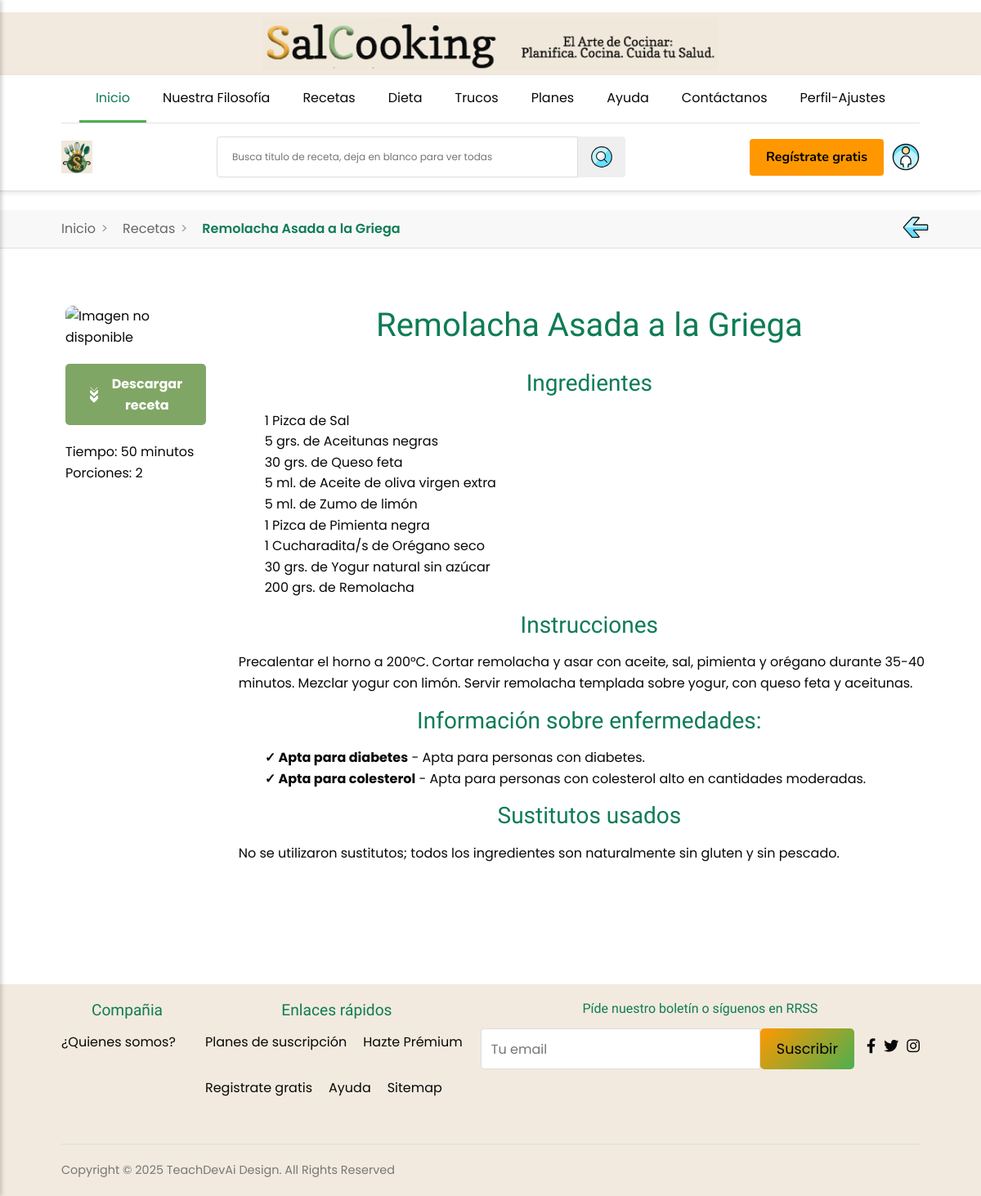
/index.php?page=detalle-receta&id=213, run on the app's committed database.
### tables this page shows
CREATE TABLE `recetas` (
  `id` int(11) NOT NULL,
  `nombre` varchar(100) NOT NULL,
  `instrucciones` text NOT NULL,
  `sustitutos` text DEFAULT NULL,
  `tiempo_preparacion` int(11) NOT NULL DEFAULT 1,
  `porciones` int(11) NOT NULL DEFAULT 4,
  `enlace_receta` varchar(255) DEFAULT NULL,
  `tipo_plato` enum('Desayuno','Entrante','Principal','Postre','Cena') DEFAULT NULL
);

CREATE TABLE `receta_ingrediente` (
  `id_receta` int(11) NOT NULL,
  `id_ingrediente` int(11) NOT NULL,
  `cantidad` int(5) DEFAULT NULL,
  `fraccion` varchar(10) DEFAULT NULL,
  `id_unidad` int(11) DEFAULT NULL
);

CREATE TABLE `unidades` (
  `id` int(11) NOT NULL,
  `nombre` varchar(50) DEFAULT NULL,
  `conversion_base` int(10) DEFAULT NULL
);

CREATE TABLE `ingredientes` (
  `id` int(11) NOT NULL,
  `nombre` varchar(100) NOT NULL
);

CREATE TABLE `receta_enfermedad` (
  `id_receta` int(11) NOT NULL,
  `id_enfermedad` int(11) NOT NULL,
  `indicaciones` varchar(350) DEFAULT NULL,
  `apta` tinyint(1) NOT NULL COMMENT 'Indica si la receta es apta para esta enfermedad: 1 = sí, 0 = no'
);

CREATE TABLE `enfermedades` (
  `id` int(11) NOT NULL,
  `nombre` varchar(100) NOT NULL
);

### controllers/receta-controller.php (called while the page is built, shortened)
<?php
require_once 'models/receta.php';
class RecetaController {
    public function verDetalle() {
        $id = $_GET['id'] ?? 0;
        $modelo = new Receta();
        $receta = $modelo->getRecetaPorId($id);
        global $conexion;
        $sqlIngredientes = "SELECT i.nombre, ri.cantidad, ri.fraccion, u.nombre as unidad
                           FROM receta_ingrediente ri
                           JOIN ingredientes i ON ri.id_ingrediente = i.id
                           LEFT JOIN unidades u ON ri.id_unidad = u.id
                           WHERE ri.id_receta = " . intval($id);
        $ingredientes = $conexion->query($sqlIngredientes);
        $sqlEnfermedades = "SELECT e.nombre, re.indicaciones, re.apta
                          FROM receta_enfermedad re
                          JOIN enfermedades e ON re.id_enfermedad = e.id
                          WHERE re.id_receta = " . intval($id);
        $enfermedades = $conexion->query($sqlEnfermedades);
        require 'detalle-receta.php';
    }
}
?>

### models/receta.php (called while the page is built, shortened)
<?php
class Receta
{
    public function getRecetaPorId($id)
    {
        global $conexion;
        $id = intval($id);
        $sql = "SELECT * FROM recetas WHERE id = $id";
        $resultado = $conexion->query($sql);
        return $resultado->fetch_assoc();
    }
}

### detalle-receta.php (the view, shortened to what this page needs)
<?php
$css_extra = '';
$css_extra .= '<link rel="stylesheet" href="styles/filosofia.css?v=' . filemtime('styles/filosofia.css') . '">';
include 'header.php';
?>
<div class="migas-container">
  <div class="container migas-flex">
    <ul class="migas">
      <li><a href="index.php">Inicio</a></li>
      <li><a href="recetas-categoria.php">Recetas</a></li>
      <li class="current"><?php echo htmlspecialchars((string)($receta['nombre'] ?? '')); ?></li>
    </ul>
    <div class="volver-atras-contenedor">
      <a href="javascript:history.back()" class="volver-atras"><img src="sources/iconos/Arrow-Thick-Left-3--Streamline-Ultimate.svg" width="32px" alt="icono atrás" title="Pantalla anterior"></a>
    </div>
  </div>
</div>
<section class="filosofia">
  <div class="contenedor-filosofia">
    <div class="contenido-filosofia">
      <div class="foto">
        <?php
        $imagePath = "sources/platos/id{$receta['id']}.png";
        if (file_exists($imagePath)) {
          echo "<img src='{$imagePath}' alt='Imagen representativa receta' width='300px'>";
        } else {
          echo "<img src='sources/platos/default.png' alt='Imagen no disponible' width='300px'>";
        }
        ?>
        <button class="descargar-lista-btn" id="btn-descargar-receta">
          <img src="sources/iconos/Arrow-Double-Down-1--Streamline-Ultimate.svg" alt="Descargar" width="30px">
          Descargar receta
        </button>
        <p>
          Tiempo: <?= $receta['tiempo_preparacion'] ?> minutos<br>
          Porciones: <?= $receta['porciones'] ?>
        </p>
      </div>
      <div class="texto">
        <h1><?= htmlspecialchars((string)($receta['nombre'] ?? '')) ?></h1>
        <h3>Ingredientes</h3>
        <ul>
          <?php if ($ingredientes && $ingredientes->num_rows > 0): ?>
            <?php while ($fila = $ingredientes->fetch_assoc()): ?>
              <li><?= "{$fila['cantidad']} {$fila['fraccion']} {$fila['unidad']} de {$fila['nombre']}" ?></li>
            <?php endwhile; ?>
          <?php else: ?>
            <li>No se pudieron cargar los ingredientes</li>
          <?php endif; ?>
        </ul>
        <h3>Instrucciones</h3>
        <p><?= nl2br(htmlspecialchars((string)($receta['instrucciones'] ?? ''))) ?></p>
        <?php if ($enfermedades && $enfermedades->num_rows > 0): ?>
          <h3>Información sobre enfermedades:</h3>
          <ul>
            <?php while ($fila = $enfermedades->fetch_assoc()): ?>
              <li>
                <?php if ($fila['apta'] == 1): ?>
                  <strong>✓ Apta para <?= $fila['nombre'] ?></strong>
                <?php else: ?>
                  <strong>✗ No apta para <?= $fila['nombre'] ?></strong>
                <?php endif; ?>
                <?= $fila['indicaciones'] ? " - {$fila['indicaciones']}" : "" ?>
              </li>
            <?php endwhile; ?>
          </ul>
        <?php endif; ?>
        <?php if ($receta['sustitutos']): ?>
          <h3>Sustitutos usados</h3>
          <p><?= nl2br(htmlspecialchars((string)($receta['sustitutos'] ?? ''))) ?></p>
        <?php endif; ?>
      </div>
    </div>
  </div>
</section>
<?php
include 'footer.php';
?>

### styles/styles.css (style rules this page uses)
:root { --primary-color: #4caf50; --primary-dark: #0e7c54; --secondary-color: #ff9800; --terciary-color: #F27E93; --terciary-dark: #BF6576; --verde-corp: #80A665; --negro-verdoso: #2D3E2E; --naranja-corp: #d98b2b; --naranja-corp-rgb: 217, 139, 43; --text-color: #080808; --beig-corp: #F2EADF; --white: #ffffff; --border-color: #ddd; font-size: 16px; }
* { margin: 0; padding: 0; box-sizing: border-box; }
body { font-family: 'Poppins', 'Segoe UI', sans-serif; color: var(--text-color); line-height: 1.6; font-size: 1rem; }
h1 { margin-bottom: 30px; font-family: 'Copse', 'Times New Roman', serif; text-align: center; color: var(--primary-dark); font-size: 2.5rem; }
h2, h3, h4, h5 { color: var(--primary-dark); font-family: 'Copse', 'Times New Roman', serif; text-align: center; margin-bottom: 16px; }
a { text-decoration: none; color: inherit; }
ul { list-style: none; }
.container, .main-content, .contenido-trucos, .contenido-contacto, .contenido-recetas, .contenido-perfil { padding: 0 15px; margin: 0 auto; width: 90%; box-sizing: border-box; }
img { max-width: 100%; height: auto; display: block; margin: 0 auto; object-fit: cover; }
.migas-container { background-color: #f8f8f8; padding: 10px 0; border-bottom: 1px solid #e0e0e0; position: relative; display: flex; justify-content: space-between; align-items: center; position: relative; }
.migas { display: flex; list-style: none; padding: 0; margin: 0; }
.migas li { position: relative; padding: 0 15px 0 0; margin-right: 10px; }
.migas li:not(:last-child)::after { content: '>'; position: absolute; right: 0; color: #999; }
.migas li a { color: #666; text-decoration: none; }
.migas li.current { color: var(--primary-dark); font-weight: 600; }
ul.migas { display: flex; align-items: center; gap: 8px; padding: 0; margin: 0; list-style: none; }
.migas-flex { display: flex; align-items: center; justify-content: space-between; position: relative; }
.volver-atras-contenedor { position: absolute; top: 50%; right: 0px; transform: translateY(-50%); }
.volver-atras { display: inline-flex; align-items: center; justify-content: center; padding: 4px; transition: all 0.3s ease; }
.volver-atras img { transition: all 0.3s ease; }
html, body { overflow-x: hidden; width: 100%; }

### styles/filosofia.css (style rules this page uses)
.filosofia { position: relative; padding: 40px 20px; }
.contenedor-filosofia { position: relative; width: 100%; max-width: 1200px; margin: 0 auto; padding: 0 15px; background-color: transparent; padding: 30px; margin: 0 auto; min-height: 800px; overflow: hidden; }
.contenedor-filosofia::before { content: ""; position: absolute; top: 0; left: 0; right: 0; bottom: 0; background-image: url('../sources/fondo-nuevo.png'); background-size: 100% 100%; background-position: center; background-repeat: no-repeat; z-index: -1; opacity: 0.5; }
.contenido-filosofia { display: grid; grid-template-columns: 1fr 5fr; gap: 40px; align-items: start; margin-left: 30px; }
.foto { display: flex; justify-content: space-between; flex-direction: column; gap: 20px; align-items: left; border-radius: 8px; overflow: hidden; max-width: 100%; }
.foto img { max-width: 100%; height: auto; border-radius: 8px; align-items: center; }
.descargar-lista-btn { padding: 12px 25px !important; border: none; border-radius: 5px; cursor: pointer; text-decoration: none; font-weight: bold; transition: background-color 0.3s; background-color: var(--verde-corp); color: var(--white); font-size: 1em; display: inline-flex; align-items: center; gap: 8px; }
.descargar-lista-btn img { width: 20px; height: auto; filter: brightness(0) invert(1); }

### data on the page
recetas: nombre "Remolacha Asada a la Griega", tiempo_preparacion "50", porciones "2", instrucciones "Precalentar el horno a 200°C. Cortar remolacha y asar con aceite, sal, pimienta y orégano durante 35-40 minutos. Mezclar yogur con limón. Servir remolacha templada sobre yogur, con queso feta y aceitunas.", sustitutos "No se utilizaron sustitutos; todos los ingredientes son naturalmente sin gluten y sin pescado."
receta_ingrediente: cantidad "1", id_unidad.nombre "Pizca", id_ingrediente.nombre "Sal"
receta_ingrediente: cantidad "5", id_unidad.nombre "grs.", id_ingrediente.nombre "Aceitunas negras"
receta_ingrediente: cantidad "30", id_unidad.nombre "grs.", id_ingrediente.nombre "Queso feta"
receta_ingrediente: cantidad "5", id_unidad.nombre "ml.", id_ingrediente.nombre "Aceite de oliva virgen extra"
receta_ingrediente: cantidad "5", id_unidad.nombre "ml.", id_ingrediente.nombre "Zumo de limón"
receta_ingrediente: cantidad "1", id_unidad.nombre "Pizca", id_ingrediente.nombre "Pimienta negra"
receta_ingrediente: cantidad "1", id_unidad.nombre "Cucharadita/s", id_ingrediente.nombre "Orégano seco"
receta_ingrediente: cantidad "30", id_unidad.nombre "grs.", id_ingrediente.nombre "Yogur natural sin azúcar"
receta_ingrediente: cantidad "200", id_unidad.nombre "grs.", id_ingrediente.nombre "Remolacha"
receta_enfermedad: id_enfermedad.nombre "diabetes", indicaciones "Apta para personas con diabetes."
receta_enfermedad: id_enfermedad.nombre "colesterol", indicaciones "Apta para personas con colesterol alto en cantidades moderadas."
